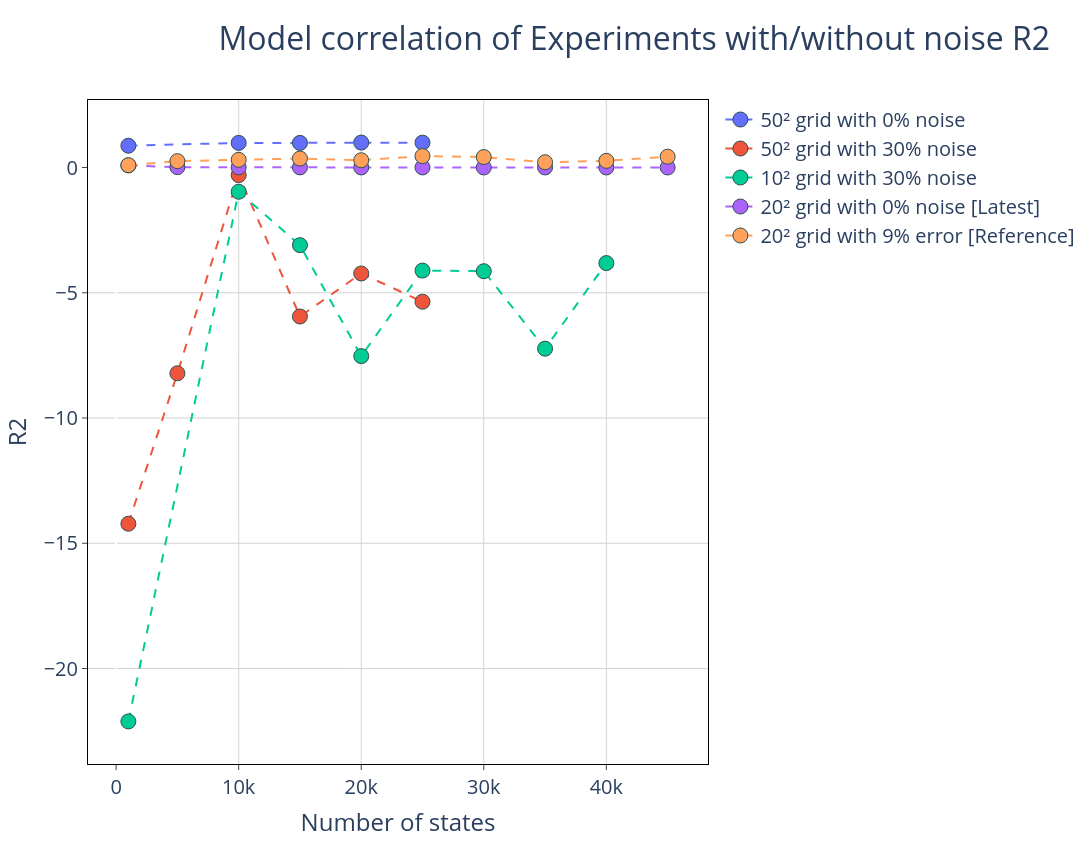

The code cell stored with this chart in its notebook:
### Markdown cell above
## Problems with $R{2}$

### Code cell
# Configuración del subplot
fig = make_subplots(
    rows=1, 
    cols=1, 
     # Actualizado para que coincida con tus datos
)

# Agregar la primera fila (row=1)
fig.add_trace(
    go.Scatter(
        x=df_50_pure['Nstates'], 
        y=df_50_pure['R2'], 
        mode='lines+markers', 
        name='50² grid with 0% noise',
        line=dict(dash='dash')
    ),
    row=1, col=1
)

# Agregar la segunda fila (row=2)
fig.add_trace(
    go.Scatter(
        x=df_50_error['Nstates'], 
        y=df_50_error['R2'], 
        mode='lines+markers', 
        name='50² grid with 30% noise',
        line=dict(dash='dash')
    ),
    row=1, col=1
)

# Agregar la tercera fila (row=3)
fig.add_trace(
    go.Scatter(
        x=df_10_error['Nstates'], 
        y=df_10_error['R2'], 
        mode='lines+markers', 
        name='10² grid with 30% noise',
        line=dict(dash='dash')
    ),
    row=1, col=1
)
fig.add_trace(go.Scatter(
    x = results_df.loc[results_df['Noise'] == 0.0, 'N_states'],
    y = results_df.loc[results_df['Noise'] == 0.0, 'R2'],
    name="20² grid with 0% noise [Latest]",
    mode='lines+markers',
    line=dict(dash='dash')
))

fig.add_trace(go.Scatter(
    x = results_df.loc[results_df['Noise'] == 9.0, 'N_states'],
    y = results_df.loc[results_df['Noise'] == 9.0, 'R2'],
    name="20² grid with 9% error [Reference]",
    mode='lines+markers',
    line=dict(dash='dash')
))


fig.update_traces(marker=dict(size=15, line=dict(width=1, color='DarkSlateGrey')))
fig.update_layout(
    height = 844,
    width = 1500,
    font=dict(size=20),
    paper_bgcolor='white',
    plot_bgcolor='white',
    title={
        'text': "Model correlation of Experiments with/without noise R2",
        'font': {'size': 32},
        'x' :0.2
    },
    #title_text="Root Mean Squared Error"
)
fig.update_xaxes(
    mirror=True,
    ticks='outside',
    showline=True,
    linecolor='black',
    gridcolor='lightgrey',
    title_text='Number of states'

)
fig.update_yaxes(
    mirror=True,
    ticks='outside',
    showline=True,
    zeroline=True,
    linecolor='black',
    gridcolor='lightgrey',
    #type='log',
    title_text='R2'
)
fig.show()

### Figure 1 — Plotly figure (JSON) as saved in the notebook; plotly's stock layout.template omitted (floating-point values rounded to 4 significant figures)
{"data": [{"line": {"dash": "dash"}, "marker": {"line": {"color": "DarkSlateGrey", "width": 1}, "size": 15}, "mode": "lines+markers", "name": "50² grid with 0% noise", "type": "scatter", "x": [1000.0, 10000.0, 15000.0, 20000.0, 25000.0], "xaxis": "x", "y": [0.87, 0.9832, 0.9836, 0.9957, 0.9936], "yaxis": "y"}, {"line": {"dash": "dash"}, "marker": {"line": {"color": "DarkSlateGrey", "width": 1}, "size": 15}, "mode": "lines+markers", "name": "50² grid with 30% noise", "type": "scatter", "x": [1000.0, 5000.0, 10000.0, 15000.0, 20000.0, 25000.0], "xaxis": "x", "y": [-14.22, -8.215, -0.3022, -5.947, -4.23, -5.357], "yaxis": "y"}, {"line": {"dash": "dash"}, "marker": {"line": {"color": "DarkSlateGrey", "width": 1}, "size": 15}, "mode": "lines+markers", "name": "10² grid with 30% noise", "type": "scatter", "x": [1000.0, 10000.0, 15000.0, 20000.0, 25000.0, 30000.0, 35000.0, 40000.0], "xaxis": "x", "y": [-22.11, -0.9672, -3.099, -7.529, -4.114, -4.138, -7.231, -3.815], "yaxis": "y"}, {"line": {"dash": "dash"}, "marker": {"line": {"color": "DarkSlateGrey", "width": 1}, "size": 15}, "mode": "lines+markers", "name": "20² grid with 0% noise [Latest]", "type": "scatter", "x": [1000.0, 5000.0, 10000.0, 15000.0, 20000.0, 25000.0, 30000.0, 35000.0, 40000.0, 45000.0], "y": [0.08247, 0.01512, 0.006576, 0.005322, 0.003639, 0.002705, 0.002699, 0.002918, 0.002343, 0.001652]}, {"line": {"dash": "dash"}, "marker": {"line": {"color": "DarkSlateGrey", "width": 1}, "size": 15}, "mode": "lines+markers", "name": "20² grid with 9% error [Reference]", "type": "scatter", "x": [1000.0, 5000.0, 10000.0, 15000.0, 20000.0, 25000.0, 30000.0, 35000.0, 40000.0, 45000.0], "y": [0.09371, 0.2548, 0.3074, 0.3583, 0.289, 0.4567, 0.4174, 0.2099, 0.2667, 0.4321]}], "layout": {"font": {"size": 20}, "height": 844, "paper_bgcolor": "white", "plot_bgcolor": "white", "title": {"font": {"size": 32}, "text": "Model correlation of Experiments with/without noise R2", "x": 0.2}, "width": 1500, "xaxis": {"anchor": "y", "domain": [0, 1], "gridcolor": "lightgrey", "linecolor": "black", "mirror": true, "showline": true, "ticks": "outside", "title": {"text": "Number of states"}}, "yaxis": {"anchor": "x", "domain": [0, 1], "gridcolor": "lightgrey", "linecolor": "black", "mirror": true, "showline": true, "ticks": "outside", "title": {"text": "R2"}, "zeroline": true}}}
